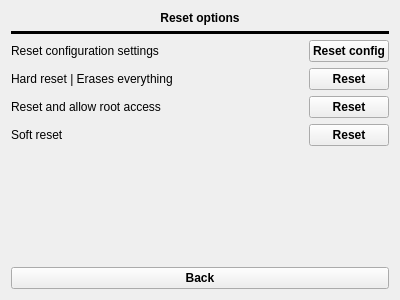
<?xml version="1.0" encoding="UTF-8"?>
<ui version="4.0">
 <class>reset</class>
 <widget class="QWidget" name="reset">
  <property name="geometry">
   <rect>
    <x>0</x>
    <y>0</y>
    <width>400</width>
    <height>300</height>
   </rect>
  </property>
  <property name="windowTitle">
   <string>Form</string>
  </property>
  <layout class="QVBoxLayout" name="verticalLayout">
   <item>
    <layout class="QGridLayout" name="gridLayout">
     <item row="6" column="0">
      <spacer name="verticalSpacer">
       <property name="orientation">
        <enum>Qt::Vertical</enum>
       </property>
       <property name="sizeHint" stdset="0">
        <size>
         <width>20</width>
         <height>40</height>
        </size>
       </property>
      </spacer>
     </item>
     <item row="1" column="0">
      <widget class="Line" name="line">
       <property name="frameShadow">
        <enum>QFrame::Plain</enum>
       </property>
       <property name="lineWidth">
        <number>8</number>
       </property>
       <property name="orientation">
        <enum>Qt::Horizontal</enum>
       </property>
      </widget>
     </item>
     <item row="2" column="0">
      <layout class="QGridLayout" name="gridLayout_2">
       <property name="bottomMargin">
        <number>0</number>
       </property>
       <item row="0" column="2">
        <widget class="QPushButton" name="resetConfigBtn">
         <property name="font">
          <font>
           <weight>75</weight>
           <bold>true</bold>
          </font>
         </property>
         <property name="text">
          <string>Reset config</string>
         </property>
        </widget>
       </item>
       <item row="0" column="0">
        <widget class="QLabel" name="label_2">
         <property name="text">
          <string>Reset configuration settings</string>
         </property>
        </widget>
       </item>
       <item row="0" column="1">
        <spacer name="horizontalSpacer">
         <property name="orientation">
          <enum>Qt::Horizontal</enum>
         </property>
         <property name="sizeHint" stdset="0">
          <size>
           <width>40</width>
           <height>20</height>
          </size>
         </property>
        </spacer>
       </item>
      </layout>
     </item>
     <item row="0" column="0">
      <widget class="QLabel" name="label">
       <property name="font">
        <font>
         <weight>75</weight>
         <bold>true</bold>
        </font>
       </property>
       <property name="text">
        <string>Reset options</string>
       </property>
       <property name="alignment">
        <set>Qt::AlignCenter</set>
       </property>
      </widget>
     </item>
     <item row="4" column="0">
      <layout class="QGridLayout" name="gridLayout_4">
       <property name="bottomMargin">
        <number>0</number>
       </property>
       <item row="0" column="1">
        <spacer name="horizontalSpacer_3">
         <property name="orientation">
          <enum>Qt::Horizontal</enum>
         </property>
         <property name="sizeHint" stdset="0">
          <size>
           <width>40</width>
           <height>20</height>
          </size>
         </property>
        </spacer>
       </item>
       <item row="0" column="0">
        <widget class="QLabel" name="label_4">
         <property name="text">
          <string>Reset and allow root access</string>
         </property>
        </widget>
       </item>
       <item row="0" column="2">
        <widget class="QPushButton" name="hardResetRootBtn">
         <property name="font">
          <font>
           <weight>75</weight>
           <bold>true</bold>
          </font>
         </property>
         <property name="text">
          <string>Reset</string>
         </property>
        </widget>
       </item>
      </layout>
     </item>
     <item row="7" column="0">
      <widget class="QPushButton" name="backBtn">
       <property name="font">
        <font>
         <weight>75</weight>
         <bold>true</bold>
        </font>
       </property>
       <property name="text">
        <string>Back</string>
       </property>
      </widget>
     </item>
     <item row="3" column="0">
      <layout class="QGridLayout" name="gridLayout_3">
       <property name="bottomMargin">
        <number>0</number>
       </property>
       <item row="0" column="1">
        <spacer name="horizontalSpacer_2">
         <property name="orientation">
          <enum>Qt::Horizontal</enum>
         </property>
         <property name="sizeHint" stdset="0">
          <size>
           <width>40</width>
           <height>20</height>
          </size>
         </property>
        </spacer>
       </item>
       <item row="0" column="0">
        <widget class="QLabel" name="label_3">
         <property name="text">
          <string>Hard reset | Erases everything</string>
         </property>
        </widget>
       </item>
       <item row="0" column="2">
        <widget class="QPushButton" name="hardResetBtn">
         <property name="font">
          <font>
           <weight>75</weight>
           <bold>true</bold>
          </font>
         </property>
         <property name="text">
          <string>Reset</string>
         </property>
        </widget>
       </item>
      </layout>
     </item>
     <item row="5" column="0">
      <layout class="QGridLayout" name="gridLayout_5">
       <property name="bottomMargin">
        <number>0</number>
       </property>
       <item row="0" column="0">
        <widget class="QLabel" name="label_5">
         <property name="text">
          <string>Soft reset</string>
         </property>
        </widget>
       </item>
       <item row="0" column="1">
        <spacer name="horizontalSpacer_4">
         <property name="orientation">
          <enum>Qt::Horizontal</enum>
         </property>
         <property name="sizeHint" stdset="0">
          <size>
           <width>40</width>
           <height>20</height>
          </size>
         </property>
        </spacer>
       </item>
       <item row="0" column="2">
        <widget class="QPushButton" name="softResetBtn">
         <property name="font">
          <font>
           <weight>75</weight>
           <bold>true</bold>
          </font>
         </property>
         <property name="text">
          <string>Reset</string>
         </property>
        </widget>
       </item>
      </layout>
     </item>
    </layout>
   </item>
  </layout>
 </widget>
 <resources/>
 <connections/>
</ui>
